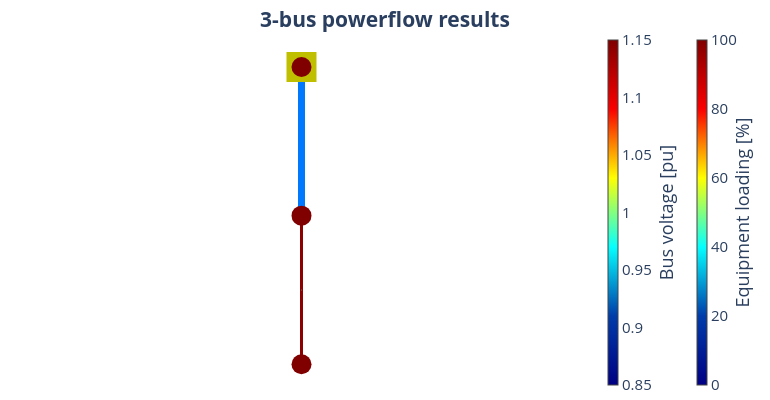

Notebook cell for this chart:
### Markdown cell above
We can run a simple power flow and visualise result using the following functions:

### Code cell
pp.runpp(net)
pp_plot.plot_powerflow_result(
    net=net, plot_title="3-bus powerflow results"  # , filename="3_bus_pp_result"
)
net.res_bus

### Figure 1 — Plotly figure (JSON) as saved in the notebook; plotly's stock layout.template omitted (floating-point values rounded to 4 significant figures)
{"data": [{"hoverinfo": "text", "legendgroup": "Transformers", "line": {"color": "rgb(0.0,120.5,255.0)", "width": 7}, "mode": "lines", "name": "Transformers", "showlegend": true, "text": "Trafo<br>Loading: 24.6 %", "type": "scatter", "x": [0, 0, 0], "y": [0, -0.5, -1]}, {"hoverinfo": "text", "legendgroup": "Transformers", "marker": {"color": "rgb(0.0,120.5,255.0)", "size": 1, "symbol": "circle"}, "mode": "markers", "name": "edge_center", "showlegend": false, "text": ["Trafo<br>Loading: 24.6 %"], "type": "scatter", "x": [0], "y": [-0.5]}, {"hoverinfo": "text", "legendgroup": "lines", "line": {"color": "rgb(141.13636363636363,0.0,0.0)", "dash": "solid", "width": 3}, "mode": "lines", "name": "lines", "showlegend": true, "text": "Line<br>Loading: 98.5 %", "type": "scatter", "x": [0, 0, 0], "y": [-1, -1.5, -2]}, {"marker": {"cmax": 100, "cmin": 0, "color": "rgb(255,255,255)", "colorbar": {"thickness": 10, "title": {"side": "right", "text": "Equipment loading [%]"}, "x": 1.15}, "colorscale": [[0, "rgb(0,0,131)"], [0.2, "rgb(0,60,170)"], [0.4, "rgb(5,255,255)"], [0.6, "rgb(255,255,0)"], [0.8, "rgb(250,0,0)"], [1, "rgb(128,0,0)"]], "opacity": 0, "size": 0}, "mode": "markers", "type": "scatter", "x": [0], "y": [-1]}, {"hoverinfo": "text", "legendgroup": "lines", "marker": {"color": "rgb(128, 128, 128)", "size": 1, "symbol": "circle"}, "mode": "markers", "name": "edge_center", "showlegend": false, "text": ["Line<br>Loading: 98.5 %"], "type": "scatter", "x": [0], "y": [-1.5]}, {"hoverinfo": "text", "marker": {"color": "rgb(191, 191, 0)", "size": 30, "symbol": "square"}, "mode": "markers", "name": "Ext grid", "text": ["ext_grid"], "type": "scatter", "x": [0], "y": [0]}, {"hoverinfo": "text", "marker": {"cmax": 1.15, "cmin": 0.85, "color": [1.2, 1.191, 1.154], "colorbar": {"thickness": 10, "title": {"side": "right", "text": "Bus voltage [pu]"}, "x": 1}, "colorscale": [[0, "rgb(0,0,131)"], [0.2, "rgb(0,60,170)"], [0.4, "rgb(5,255,255)"], [0.6, "rgb(255,255,0)"], [0.8, "rgb(250,0,0)"], [1, "rgb(128,0,0)"]], "size": 20, "symbol": "circle"}, "mode": "markers", "name": "buses", "text": ["Bus 1<br>V: 1.2 pu", "Bus 2<br>V: 1.191 pu", "Bus 3<br>V: 1.154 pu"], "type": "scatter", "x": [0, 0, 0], "y": [0, -1, -2]}], "layout": {"font": {"size": 15}, "height": 400, "hovermode": "closest", "legend": {"font": {"size": 12}, "itemsizing": "constant"}, "margin": {"b": 5, "l": 5, "r": 5, "t": 30}, "paper_bgcolor": "white", "plot_bgcolor": "white", "showlegend": false, "title": {"text": "<b>3-bus powerflow results<b>", "x": 0.5, "xanchor": "center", "y": 0.97, "yanchor": "top"}, "width": 770, "xaxis": {"showgrid": false, "showticklabels": false, "tickfont": {"family": "Arial Black", "size": 12}, "title": {"font": {"size": 12}}, "zeroline": false}, "yaxis": {"showgrid": false, "showticklabels": false, "tickfont": {"family": "Arial Black", "size": 12}, "title": {"font": {"size": 12}}, "zeroline": false}}}
